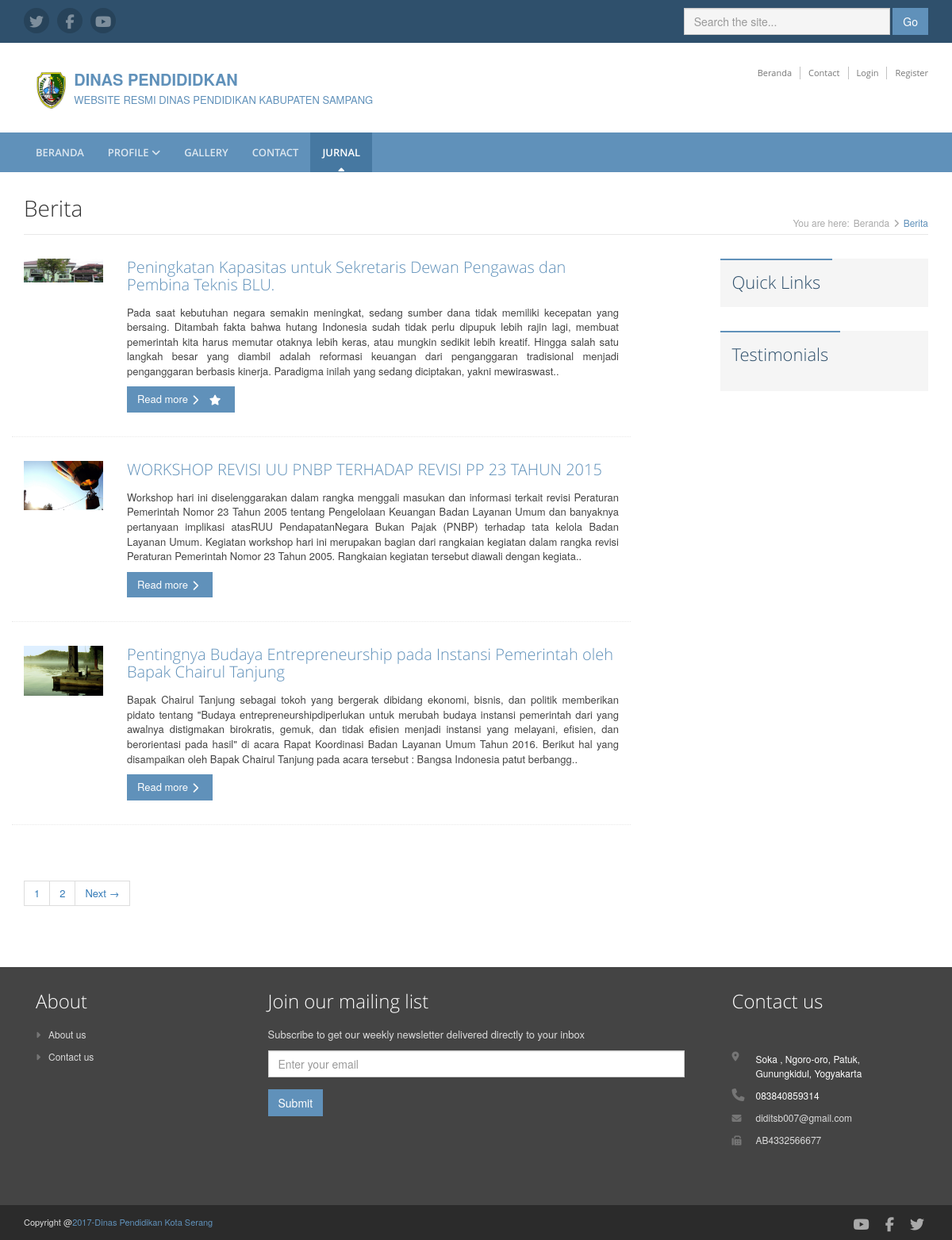
Screenshot of /web/berita/jurnal with the database file from the repository.
### tables this page shows
CREATE TABLE `tabel_medsos` (
  `id_medsos` int(12) NOT NULL,
  `icon` varchar(50) NOT NULL,
  `link` text NOT NULL
);

CREATE TABLE `tabel_header` (
  `id_header` int(12) NOT NULL,
  `nama_perusahaan` text NOT NULL,
  `tagline` text NOT NULL,
  `logo` text NOT NULL,
  `create_at` date NOT NULL,
  `update_at` date NOT NULL
);

CREATE TABLE `tabel_menu` (
  `id_menu` int(50) NOT NULL,
  `nama_menu` varchar(50) NOT NULL,
  `url` text NOT NULL,
  `aktif` tinyint(1) NOT NULL
);

CREATE TABLE `tabel_berita` (
  `id_berita` int(50) NOT NULL,
  `nama_penulis` varchar(50) NOT NULL,
  `judul_berita` text NOT NULL,
  `isi_berita` text NOT NULL,
  `create_at` date NOT NULL,
  `update_at` date NOT NULL,
  `id_menu` int(50) DEFAULT NULL,
  `foto` text NOT NULL,
  `slug` text NOT NULL,
  `popular` tinyint(1) NOT NULL
);

CREATE TABLE `tabel_contact` (
  `id_contact` int(12) NOT NULL,
  `address` text NOT NULL,
  `phone` varchar(50) NOT NULL,
  `email` varchar(50) NOT NULL,
  `fax` text NOT NULL,
  `maps` text NOT NULL,
  `create_at` date NOT NULL,
  `update_at` date NOT NULL
);

CREATE TABLE `tabel_footer` (
  `id_footer` int(12) NOT NULL,
  `copyright` text NOT NULL
);

### application/libraries/Template.php (called while the page is built, shortened)
<?php
	class Template {
		protected $_ci ;
		function __construct()
		{
			$this->_ci = &get_instance();
		}
		public function halamanuser($konten, $data = NULL)
		{
			$data['header']		= $this->_ci->load->view('user/v_header', $data, TRUE);
      $data['navbar']	= $this->_ci->load->view('user/v_navbarmenu',$data, TRUE);
			$data['konten'] 	= $this->_ci->load->view( $konten, $data, TRUE);
			$data['footer']		= $this->_ci->load->view('user/v_footer',$data,TRUE);
			$this->_ci->load->view('user/mainuser', $data);
		}
	}
?>

### index.php (called while the page is built, shortened)
<?php
require_once BASEPATH.'core/CodeIgniter.php';

### application/models/Webmodel.php (called while the page is built, shortened)
<?php
class Webmodel extends CI_Model {
	public function tampilberitaweb($menu,$number,$offset)
	{
		$this->db->order_by("popular", "desc");
		$this->db->order_by("id_berita", "desc");
		$query = $this->db->select('*')
		->join('tabel_menu','tabel_berita.id_menu = tabel_menu.id_menu' )
		->where('url', $menu)
		->get('tabel_berita',$number,$offset);
		$databerita = $query->result_array();
		return $databerita;
	}
}

### application/views/user/v_berita.php (the view, shortened to what this page needs)
<div class="content container">
    <div class="page-wrapper">
        <header class="page-heading clearfix">
            <h1 class="heading-title pull-left">Berita</h1>
            <div class="breadcrumbs pull-right">
                <ul class="breadcrumbs-list">
                    <li class="breadcrumbs-label">You are here:</li>
                    <li><a href="<?php echo site_url('web')?>">Beranda</a><i class="fa fa-angle-right"></i></li>
                    <li class="current">Berita</li>
                </ul>
            </div>
        </header>
        <div class="page-content">
            <div class="row page-row">
                <div class="news-wrapper col-md-8 col-sm-7">
                  <?php foreach ($databerita as $key ) { ?>
                    <article class="news-item page-row has-divider clearfix row">
                        <figure class="thumb col-md-2 col-sm-3 col-xs-4">
                            <img class="img-responsive" src="<?php echo base_url('assets/admin/img/penyimpananfoto'.'/'.$key['foto']) ?>" alt=""
                            style="height: auto; width:100%;" />
                        </figure>
                        <div class="details col-md-10 col-sm-9 col-xs-8">
                            <h3 class="title"><a href="news-single.html"><?php echo $key['judul_berita'] ?></a></h3>
                            <?php
                            $text = $key['isi_berita'];
                            $berita = strip_tags($text);
                            ?>
                            <p style="text-align: justify;"><?php echo substr( $berita,0,500).".."?></p>
                            <a class="btn btn-theme read-more" href="<?php echo site_url('web/readmore'.'/'.$key['slug']) ?>">Read more<i class="fa fa-chevron-right"></i>
                              <?php if ($key['popular'] == 1) { ?>
                                <i class="fa fa-star" title="Berita Polular"></i>
                              <?php } ?>
                            </a>
                        </div>
                    </article>
                  <?php } ?>
                    <ul class="pagination">
                        <?php echo $this->pagination->create_links(); ?>
                    </ul>
                </div>
                <aside class="page-sidebar  col-md-3 col-md-offset-1 col-sm-4 col-sm-offset-1">
                  <section class="links">
                      <h1 class="section-heading text-highlight"><span class="line">Quick Links</span></h1>
                  </section>
                  <section class="testimonials">
                      <h1 class="section-heading text-highlight"><span class="line"> Testimonials</span></h1>
                      <div class="section-content">
                      </div>
                  </section>
                </aside>
            </div>
        </div>
    </div>
</div>

### application/views/user/v_header.php (shortened to what this page needs)
<header class="header">
    <div class="top-bar">
        <div class="container">
          <?php
          $query = $this->db->get('tabel_medsos');
          $dataicon = $query->result_array();
          ?>
            <ul class="social-icons col-md-6 col-sm-6 col-xs-12 hidden-xs">
              <?php foreach ($dataicon as $key ) { ?>
                <li><a href="<?php echo $key['link'] ?>" target="_blank"><i class="<?php echo $key['icon']?>"></i></a></li>
              <?php } ?>
            </ul>
            <form class="pull-right search-form" role="search" method="get" action="<?php echo site_url('web/pencarian') ?>">
                <div class="form-group">
                    <input type="text" name="cariberita" class="form-control" placeholder="Search the site...">
                </div>
                <button type="submit" class="btn btn-theme">Go</button>
            </form>
        </div>
    </div>
    <?php
    $query = $this->db->get('tabel_contact');
    $datacontact = $query->row();
    ?>
    <?php
      $query = $this->db->get('tabel_header');
      $dataheader = $query->row();
    ?>
    <?php if ($dataheader || $datacontact) { ?>
      <div class="header-main container">
        <div class="logo col-md-6">
          <div class="col-md-1">
            <a  href=""><img style="width:40px;padding-top: 5px;" id="logo" src="<?php echo base_url('assets/admin/img/penyimpananfoto'.'/'.$dataheader->logo); ?>"  alt="Logo"</a>
          </div>
          <div class="col-md-11">
            <label class="primary-line" style="margin-bottom: 0px;"><?php echo $dataheader->nama_perusahaan?></label><br>
            <span class="primary-lin"><?php echo $dataheader->tagline ?></span>
          </div>
        </div>
          <div class="info col-md-6 col-sm-6">
              <ul class="menu-top navbar-right hidden-xs">
                  <li class="divider"><a href="<?php echo site_url('web') ?>">Beranda</a></li>
                  <li class="divider"><a href="<?php echo site_url('web/contact') ?>">Contact</a></li>
                  <li class="divider"><a href="<?php echo site_url('web/contact') ?>">Login</a></li>
                  <li><a href="<?php echo site_url('web/contact') ?>">Register</a></li>
              </ul>
              <br />
          </div>
      </div>
    <?php } ?>
</header>

### application/views/user/v_navbarmenu.php (shortened to what this page needs)
<nav class="main-nav" role="navigation">
    <div class="container">
        <div class="navbar-collapse collapse" id="navbar-collapse">
            <ul class="nav navbar-nav">
              <?php
                $query = $this->db->get_where('tabel_menu', array('aktif'=>1));
                $datamenu = $query->result_array();
              ?>
                <?php if ($this->uri->segment(2) == '') { ?>
                  <li class="active nav-item"><a href="<?php echo site_url('web') ?>">Beranda</a></li>
                  <li class="nav-item dropdown">
                      <a class="dropdown-toggle" data-toggle="dropdown" data-hover="dropdown" data-delay="0" data-close-others="false" href="#">Profile <i class="fa fa-angle-down"></i></a>
                      <ul class="dropdown-menu">
                          <li><a href="<?php echo site_url('web/visimisi') ?>">Visi Misi</a></li>
                          <li><a href="<?php echo site_url('web/sejarah')?>">Sejarah</a></li>
                          <li><a href="<?php echo site_url('web/strukturorganisasi') ?>">Struktur Organisasi</a></li>
                          <li><a href="<?php echo site_url('web/layanan') ?>">Layanan</a></li>
                      </ul>
                  </li>
                  <li class="nav-item"><a href="<?php echo site_url('web/gallery') ?>">Gallery</a></li>
                  <li class="nav-item"><a href="<?php echo site_url('web/contact') ?>">Contact</a></li>
                  <?php foreach ($datamenu as $key ) { ?>
                    <li class="nav-item"><a href="<?php echo  site_url('web/berita').'/'.$key['url'] ?>"><?php echo $key['nama_menu']?></a></li>
                  <?php } ?>
                <?php  } else { ?>
                  <li class="nav-item"><a href="<?php echo site_url('web') ?>">Beranda</a></li>
                  <li class="nav-item dropdown">
                      <a class="dropdown-toggle" data-toggle="dropdown" data-hover="dropdown" data-delay="0" data-close-others="false" href="#">Profile <i class="fa fa-angle-down"></i></a>
                  </li>
                  <li class="nav-item"><a href="<?php echo site_url('web/gallery') ?>">Gallery</a></li>
                  <li class="nav-item"><a href="<?php echo site_url('web/contact') ?>">Contact</a></li>
                  <?php foreach ($datamenu as $key ) { ?>
                    <li class="<?php echo $this->uri->segment(3) == $key['url'] ? 'active nav-item' : 'nav-item'  ?>">
                    <a href="<?php echo  site_url('web/berita').'/'.$key['url'] ?>"><?php echo $key['nama_menu']?></a></li>
                  <?php } ?>
                <?php } ?>
            </ul>
        </div>
    </div>
</nav>

### application/views/user/v_footer.php (shortened to what this page needs)
<footer class="footer">
    <div class="footer-content">
        <div class="container">
            <div class="row">
            <div class="footer-col col-md-3 col-sm-4 about">
                <div class="footer-col-inner">
                    <h3>About</h3>
                    <ul>
                        <li><a href="<?php echo site_url('web/sejarah') ?>"><i class="fa fa-caret-right"></i>About us</a></li>
                        <li><a href="<?php echo site_url('web/contact') ?>"><i class="fa fa-caret-right"></i>Contact us</a></li>
                    </ul>
                </div>
            </div>
            <div class="footer-col col-md-6 col-sm-8 newsletter">
                <div class="footer-col-inner">
                    <h3>Join our mailing list</h3>
                    <p>Subscribe to get our weekly newsletter delivered directly to your inbox</p>
                    <form   method="post" action="<?php echo site_url('admin/aksijoinemail')?>" >
                        <div class="form-group"  >
                            <input type="email" class="form-control" placeholder="Enter your email" name="email" required />
                        </div>
                        <input class="btn btn-theme btn-subscribe" type="submit" >
                    </form>
                </div>
            </div>
            <div class="footer-col col-md-3 col-sm-12 contact">
                <div class="footer-col-inner">
                    <h3>Contact us</h3>
                    <div class="row">
                      <?php
                        $query = $this->db->get('tabel_contact');
                        $datacontact = $query->row();
                      ?>
                      <?php if ($datacontact) { ?>
                        <p class="adr clearfix col-md-12 col-sm-11">
                          <div class="col-sm-1">
                            <i class="fa fa-map-marker pull-left"></i>
                          </div>
                          <div class="col-sm-10">
                            <span class="adr-group pull-left">
                                <span class="street-address"> <?php echo $datacontact->address ?></span>
                            </span>
                          </div>
                        </p>
                        <p class="tel col-md-12 col-sm-11">
                          <div class="col-sm-1">
                            <i class="fa fa-phone"></i>
                          </div>
                          <div class="col-sm-10">
                            <?php echo $datacontact->phone?>
                          </div>
                        </p>
                        <p class="email col-md-12 col-sm-11">
                          <div class="col-sm-1">
                            <i class="fa fa-envelope"></i>
                          </div>
                          <div class="col-sm-10">
                            <a href="#"><?php echo $datacontact->email ?></a>
                          </div>
                        </p>
                        <p class="email col-md-12 col-sm-11">
                          <div class="col-sm-1">
                            <i class="fa fa-fax"></i>
                          </div>
                          <div class="col-sm-10">
                            <a href="#"><?php echo $datacontact->fax ?></a>
                          </div>
                        </p>
                      <?php } ?>
                    </div>
                </div>
            </div>
            </div>
        </div>
    </div>
    <?php
    $query = $this->db->get('tabel_medsos');
    $datamedsos = $query->result_array();
    ?>
    <?php
    $query = $this->db->get('tabel_footer');
    $data = $query->row_array();
    ?>
    <div class="bottom-bar">
        <div class="container">
            <div class="row">
                <small class="copyright col-md-6 col-sm-12 col-xs-12">Copyright @<a href=""><?php echo $data['copyright'] ?></a></small>
                <ul class="social pull-right col-md-6 col-sm-12 col-xs-12">
                    <?php foreach ($datamedsos as $key ) { ?>
                      <li><a href="<?php echo $key['link'] ?>" target="_blank"><i class="<?php echo $key['icon']?>"></i></a></li>
                    <?php } ?>
                </ul>
            </div>
        </div>
    </div>
</footer>

### application/views/user/v_header.php (style rules this page uses)
.primary-line { font-size: 20px; padding: 2px; }
.primary-lin { font-size: 15spx; padding: 2px }

### rows the page displays
tabel_header: logo (picture), nama_perusahaan "DINAS PENDIDIDKAN", tagline "WEBSITE RESMI DINAS PENDIDIKAN KABUPATEN SAMPANG"
tabel_menu: nama_menu "JURNAL"
tabel_berita: foto (picture), judul_berita "Peningkatan Kapasitas untuk Sekretaris Dewan Pengawas dan Pembina Teknis BLU.", isi_berita "Pada saat kebutuhan negara semakin meningkat, sedang sumber dana tidak memiliki kecepatan yang bersaing. Ditambah fakta bahwa hutang Indonesia sudah tidak perlu dipupuk lebih rajin lagi, membuat pemerintah kita harus memutar otaknya lebih keras, atau mungkin sedikit lebih kreatif. Hingga salah satu langkah besar yang diambil adalah reformasi keuangan dari penganggaran tradisional menjadi penganggaran berbasis kinerja. Paradigma inilah yang sedang diciptakan, yakni mewiraswast", popular 1 (drawn)
tabel_berita: foto (picture), judul_berita "WORKSHOP REVISI UU PNBP TERHADAP REVISI PP 23 TAHUN 2015", isi_berita "Workshop hari ini diselenggarakan dalam rangka menggali masukan dan informasi terkait revisi Peraturan Pemerintah Nomor 23 Tahun 2005 tentang Pengelolaan Keuangan Badan Layanan Umum dan banyaknya pertanyaan implikasi atasRUU PendapatanNegara Bukan Pajak (PNBP) terhadap tata kelola Badan Layanan Umum. Kegiatan workshop hari ini merupakan bagian dari rangkaian kegiatan dalam rangka revisi Peraturan Pemerintah Nomor 23 Tahun 2005. Rangkaian kegiatan tersebut diawali dengan kegiata"
tabel_berita: foto (picture), judul_berita "Pentingnya Budaya Entrepreneurship pada Instansi Pemerintah oleh Bapak Chairul Tanjung", isi_berita "Bapak Chairul Tanjung sebagai tokoh yang bergerak dibidang ekonomi, bisnis, dan politik memberikan pidato tentang \"Budaya entrepreneurshipdiperlukan untuk merubah budaya instansi pemerintah dari yang awalnya distigmakan birokratis, gemuk, dan tidak efisien menjadi instansi yang melayani, efisien, dan berorientasi pada hasil\" di acara Rapat Koordinasi Badan Layanan Umum Tahun 2016. Berikut hal yang disampaikan oleh Bapak Chairul Tanjung pada acara tersebut : Bangsa Indonesia patut berbangg"
tabel_contact: address "Soka , Ngoro-oro, Patuk, Gunungkidul, Yogyakarta", phone "083840859314", email "diditsb007@gmail.com", fax "AB4332566677"
tabel_footer: copyright "2017-Dinas Pendidikan Kota Serang"

### other values shown
$this->pagination->create_links() "1 2 Next →"
